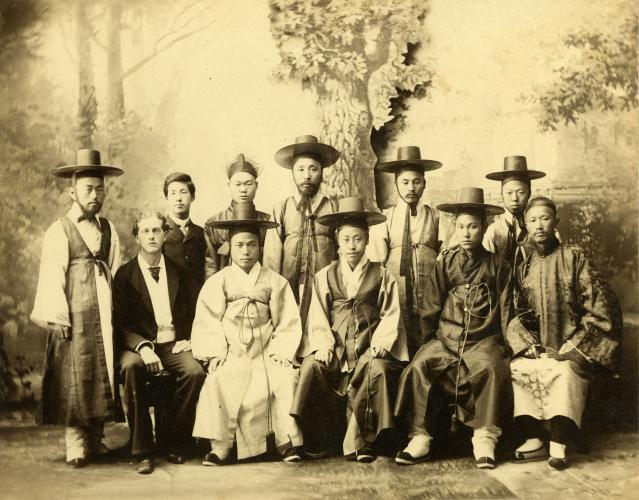
#> input picture day01/img/bobingsa.jpg, 639 x 500 px
$ python day08_b.py
#> lines starting #> are read from the running program, lines starting #| are printed output that depends on the picture
### tools/dayhelp.py
# -*- coding: utf-8 -*-
"""일차별 생성 스크립트(add_dayNN.py)가 함께 쓰는 마크업 도우미. ★는 강사가 직접 강조한 항목."""
import io, os, re, json
from PIL import Image

ROOT = os.path.dirname(os.path.dirname(os.path.abspath(__file__)))
IMG = os.path.join(ROOT, 'day01', 'img')
META = {m['k']: m for m in json.load(io.open(os.path.join(ROOT, 'tools', 'photos2_meta.json'), encoding='utf-8'))}
#> (reads tools/photos2_meta.json from the repository)
STAR = '<em class="s" aria-label="중요"></em>'
USED = []


def fx(t):
    t = t.replace('★', STAR)
    t = re.sub(r'\*\*(.+?)\*\*', r'<strong>\1</strong>', t)
    t = re.sub(r'\(\((.+?)\)\)', r'<span class="par">(\1)</span>', t)
    return t


def li(t):
    return '<li class="%s">%s</li>' % ('st' if t.startswith('★') else '', fx(t))


def pts(items):
    return '<ul class="pts">' + ''.join(li(i) for i in items) + '</ul>'


def note(t):
    return '<p class="note">%s</p>' % fx(t)


def table(head, rows):
    out = '<div class="tbwrap"><table class="tb"><thead><tr>' + ''.join('<th>%s</th>' % h for h in head) + '</tr></thead><tbody>'
    for r in rows:
        st = any('★' in c for c in r)
        out += '<tr class="%s">' % ('sti' if st else '') + ''.join('<td>%s</td>' % fx(c) for c in r) + '</tr>'
    return out + '</tbody></table></div>'


def kw(rows):
    out = '<div class="kwwrap"><table class="kw"><thead><tr><th>이 표현이 나오면</th><th>정답</th></tr></thead><tbody>'
    for k, a, st in rows:
        out += '<tr class="%s"><td class="k">%s</td><td class="a"><b>%s%s</b></td></tr>' % ('st' if st else '', fx(k), STAR if st else '', fx(a))
    return out + '</tbody></table></div>'


def card(title, body, cls='', tag=None):
    t = '<span class="tag">%s</span>' % tag if tag else ''
    return '<article class="card%s"><h3>%s%s</h3>%s</article>' % ((' ' + cls) if cls else '', fx(title), t, body)


def sec(sid, era, h2, lead, cards):
    return ('<section class="sec" id="%s"><header class="sh"><span class="era">%s</span><h2>%s</h2><p class="lead">%s</p></header>%s</section>\n'
            % (sid, era, h2, fx(lead), ''.join(cards)))


def arts(items):
    """(키, 이름, 시기, [특징]) 목록 → 사진 + 특징 목록."""
    out = ''
    for k, name, era, feats in items:
        f = os.path.join(IMG, k + '.jpg') if k else ''
        if k and os.path.exists(f):
            with Image.open(f) as im:
                w, h = im.size
            USED.append((k, name))
            ph = '<a class="aph" href="img/%s.jpg" target="_blank" rel="noopener"><img src="img/%s.jpg" alt="%s" loading="lazy" width="%d" height="%d"></a>' % (k, k, name, w, h)
        else:
            ph = '<div class="aph nop">사진 없음</div>'
        out += '<div class="art">%s<div class="abody"><h4>%s<span class="par">(%s)</span></h4>%s</div></div>' % (ph, name, era, pts(feats))
    return out

### tools/day08_b.py
# -*- coding: utf-8 -*-
"""Day-08 중간: 임오군란 · 갑신정변 · 개화기 근대 문물 · 동학 농민 운동 · 갑오·을미개혁.
강사 설명을 실제 역사와 대조해 확정했어요."""
from dayhelp import *

S = []

# ───────────────────────── 임오군란과 갑신정변 ─────────────────────────
S.append(sec('mim', '근대 ③ 임오군란과 갑신정변', '구식 군인의 반발과 급진 개화파의 정변',
 '청의 간섭이 깊어지면서 두 번의 큰 사건이 터졌어요. 사건마다 결과로 체결된 조약이 두 개씩이라 “이모는 포청천, 갑은 한텐”으로 묶어 외워요.', [
 card('임오군란 (1882)', pts([
  '**원인**: 별기군과 달리 구식 군인은 **13개월 동안 월급(쌀)을 못 받았고**, 겨와 모래가 섞인 쌀이 나오자 폭발했어요. 일본으로 곡물이 유출돼 쌀값이 오른 것도 불만이었어요. “**18빨리 월급**(1882) 사건 이모군란”.',
  '**전개**: 구식 군인과 도시 하층민이 **선혜청**(쌀을 관리하던 곳)과 **일본 공사관**을 공격했고, **흥선 대원군**이 잠시 다시 집권했어요. **명성 황후**는 피신했어요.',
  '**결과**: 민씨 정권이 **청에 파병을 요청**해 진압(청이 **대원군을 톈진으로 압송**). 이후 청의 간섭이 심화돼 **청이 마건상(내정)·묄렌도르프(외교·세관)를 고문으로 파견**하고 청군을 서울에 주둔시켰어요. (위안스카이는 청군을 이끈 인물이에요.)',
 ])),
 card('임오군란의 결과 조약', table(['조약', '내용'], [
   ['★**제물포 조약**(조선–일본, 1882.8)', '★일본 공사관 피해 **배상금(50만 원)** 지불, 사과 사절 파견, **일본 공사관 경비병 주둔** 허용 — 일본군이 조선에 처음 주둔'],
   ['★**조청 상민 수륙 무역 장정**(1882.10)', '★청의 **종주권 명시**, 청 상인의 **내지 통상 최초 허용**(양화진·한성에 상점), 청의 **치외 법권**'],
 ]) + pts([
  '“이모는 포청천(**포**제물포 · **청**조청)”으로 두 조약을 한 번에 외워요. 강화도 조약 · 조미 · 임오군란의 순서는 “강미란”이에요(조미 수호 통상 조약이 먼저, 같은 1882년 임오군란이 뒤).',
 ]), 'tbc'),
 card('온건 개화파 vs 급진 개화파', table(['구분', '온건(동도서기)', '급진(문명 개화)'], [
   ['인물', '**김홍집 · 김윤식 · 어윤중**', '**김옥균 · 박영효 · 서광범 · 홍영식 · 서재필**'],
   ['방향', '유교(동도)는 지키고 기술(서기)만 도입. **청 양무운동**이 모델. 청과 협력', '일본 **메이지 유신**이 모델. 사상·제도까지 전면 개혁. **청의 간섭에서 벗어나자**. **개화당**이라고도 불러요'],
   ['배경', '정부 관료로서 정부와 가까움', '고위 관료의 자제가 많았고 박규수·유홍기·오경석의 영향을 받음'],
 ]), 'tbc'),
 card('갑신정변 (1884)', pts([
  '“**급진 개화파가 한 발 쐈다 = 1884**”로 연도를 외워요. 청의 간섭을 벗어나려 했으나 **차관 도입에 실패**해 입지가 좁아졌고, 마침 **청프 전쟁**으로 조선 주둔 청군 일부가 빠져나가자 **일본의 지원 약속**을 믿고 정변을 계획했어요.',
  '★**우정총국 개국 축하연(1884.12)**에서 일으켜 처음엔 성공했어요. 김옥균 등은 **14개조 혁신 정강**을 발표했어요.',
  '★혁신 정강의 주요 내용: **청에 볼모로 간 대원군 환국과 조공 폐지**, **문벌 폐지·인민 평등권 제정**, **지조법 개혁**, **혜상공국(보부상 관리 기구) 혁파**, 재정을 **호조**로 통일, **순사(경찰)** 설치 등.',
  '★그러나 **청군이 개입**하고 **일본이 지원 약속을 어기고 철수**해 **3일 만에 실패**(**3일 천하**). 주동자 일부는 일본으로 망명했어요.',
  '한계: **일본에 의존**했고 **토지 개혁 등 농민의 요구**가 빠져 **민중의 지지를 받지 못했어요**. 그러나 신분제 폐지와 평등을 내세운 점은 큰 의미가 있어요.',
  '“**위로부터의 개혁**”이에요(아래로부터의 개혁은 동학 농민 운동).',
 ])),
 card('갑신정변의 결과 조약 · 이어진 사건', table(['사건·조약', '내용'], [
   ['★**한성 조약**(조선–일본, 1884.11~)', '★일본에 **배상금**과 **공사관 신축비**를 조선이 부담'],
   ['★**톈진 조약**(청–일본, 1885.4)', '★청·일 양국이 **조선에서 동시 철수**, 앞으로 **파병하면 서로 알림(사전 통지)**. 일본 대표 **이토 히로부미**, 청 대표 **이홍장**. 이 조항이 **10년 뒤 동학 농민 운동** 때 청·일 동시 파병의 근거가 돼요'],
   ['**거문도 사건**(1885~87)', '청의 간섭이 심하자 조선이 러시아와 가까워지자 **러시아를 견제하려는 영국**이 거문도를 불법 점령(“**바로 점령했다 1885**”). 청의 중재로 **1887년 철수**'],
   ['**조선 중립화론**', '이 무렵 **유길준**(조선 중립론)과 독일 부영사 **부들러**가 조선의 영세 중립화를 주장. 실현되지 않았어요'],
 ]) + pts([
  '“갑신정변 → 갑한텐”, “거문도 점령은 갑신정변 직후(85)”로 시기를 외워요.',
 ]), 'tbc'),
 card('사진', arts([
  ('bobingsa', '보빙사 일행(1883)', '조미 수호 통상 조약의 답례', ['**민영익·홍영식·서광범·유길준** 등이 미국을 방문했어요. 이 중 **유길준**은 최초의 미국 유학생이에요.']),
 ])),
]))
#> in arts, im is the input picture: PIL image 639x500 RGB; mean R, G, B 160.7, 144.6, 103.5

# ───────────────────────── 개화기의 근대 문물 ─────────────────────────
S.append(sec('mnear', '근대 ④ 개화기의 근대 시설과 교육', '1883년의 시설들 · 신문 · 병원 · 학교 · 전신',
 '웬만한 근대 시설은 1883년에 몰려 있어요. 사건 사이의 연도를 구분해야 시기순 배열 문제에서 안 헷갈려요.', [
 card('1883년 — “빙순동원”', table(['글자', '내용'], [
   ['**빙**', '**보빙사** 파견(미국)'],
   ['**순**', '**한성순보** 창간: **박문국**에서 발행한 **최초의 근대 신문**이자 관보. 10일에 한 번(순) 발행, **순한문**'],
   ['**동**', '**동문학**: 통역관을 기르는 외국어 학교'],
   ['**원**', '**원산 학사**: **최초의 근대적 학교**(민간이 세움, 덕원 부사와 주민 협력)'],
 ]) + pts([
  '그 밖에 1883년: **기기창**(무기 제조), **전환국**(화폐 발행), **상회사** 설립, **조일 통상 장정**. “난(임오군란 1882)과 변(갑신정변 1884) 사이 = 1883”.',
  '**우정총국**(우편, **1884**)은 갑신정변이 터진 장소라 1883이 아니라 1884예요.',
 ]), 'tbc'),
 card('1885~1887', table(['연도', '내용'], [
   ['1885', '★**광혜원**: **최초의 근대식 병원**(알렌). 갑신정변 때 크게 다친 **민영익**을 알렌이 치료한 것이 계기. 곧 **제중원**으로 이름이 바뀜'],
   ['1885', '**배재 학당**(아펜젤러), 서울–인천 **전신** 개통'],
   ['1886', '★**육영공원**: **최초의 관립(국립) 근대 교육 기관**. 헐버트·길모어·벙커(“헐길벙”)가 가르쳤고 **고위 관리의 자제**가 다님. **이화 학당**(스크랜턴, 최초의 여성 학교)'],
   ['1886', '★**한성주보**: **최초로 상업 광고**를 실은 신문. 한성순보와 달리 **국한문 혼용**, 일주일에 한 번(주)'],
   ['1887', '**경복궁에 최초로 전등**이 켜짐'],
 ]) + pts([
  '**헐버트**: 육영공원 교사, 한글로 쓴 세계 지리서 **《사민필지》**(1889). 훗날 **헤이그 특사**를 도운 선교사예요.',
  '교육 기관 순서: 원산 학사(1883, 최초의 근대 학교) → 배재 학당(1885) → **육영공원**(1886, 최초의 관립)·이화 학당(1886).',
 ]), 'tbc'),
 card('1890년대의 민족계 은행·회사', pts([
  '**조선은행(1896) · 한성은행(1897) · 대한천일은행(1899)** — 민족계 은행. 이름만 알아도 돼요. 한국 상인의 힘을 키우려는 시도였지만 **화폐 정리 사업**(메가타) 때 큰 타격을 받았어요.',
  '**한성 전기 회사**(1898)가 **전차**(1899)를 운영했어요. (뒤의 철도 연도와 함께 외워요)',
 ])),
 card('사진', arts([
  ('baejae', '서울 배재 학당 동관', '1885 · 아펜젤러', ['최초의 근대적 사립 학교 중 하나예요. 개신교 선교사들이 세운 학교의 대표예요.']),
 ])),
]))
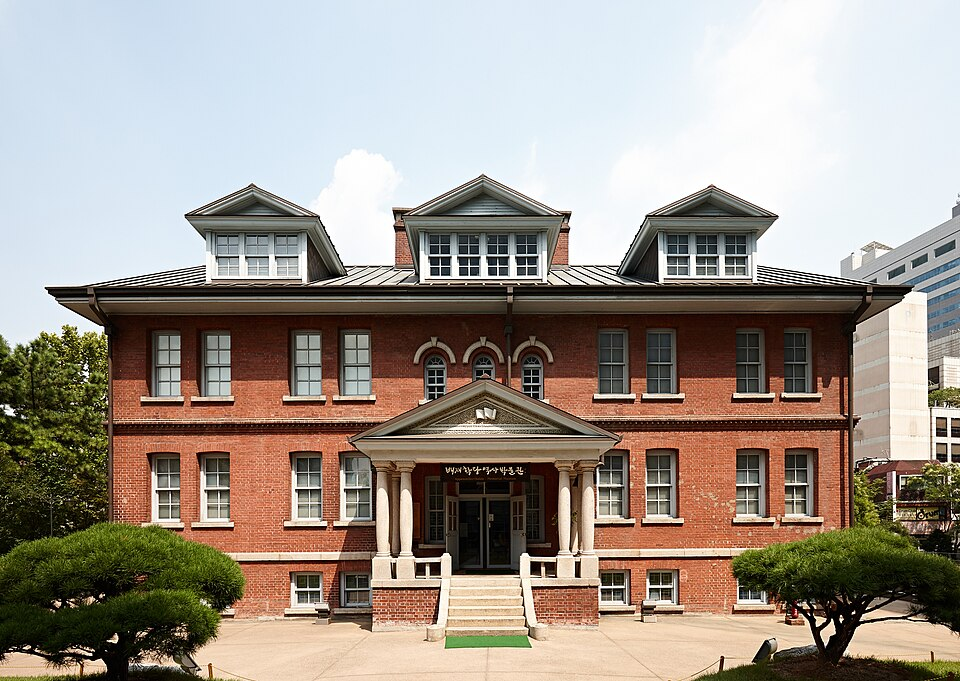
#> input picture day01/img/baejae.jpg, 960 x 681 px
#> in arts, im is the input picture: PIL image 960x681 RGB; mean R, G, B 159, 149.4, 139.7

# ───────────────────────── 동학 농민 운동 ─────────────────────────
S.append(sec('mdong', '근대 ⑤ 동학 농민 운동', '1894 — 반봉건 · 반외세의 농민 봉기',
 '개항 뒤 곡물이 일본으로 빠져나가 쌀값이 오르고, 외세의 침탈과 탐관오리의 수탈이 겹치자 농민이 일어났어요. 사건 순서가 길어서 코드가 필요해요.', [
 card('동학의 흐름', pts([
  '**동학**은 **최제우**가 1860년에 창시(**인내천 · 시천주**)했어요. 혹세무민의 죄로 1864년에 처형됐고, **2대 교주 최시형**이 **포접제**로 조직을 정비하고 경전 **《동경대전》**과 가사집 **《용담유사》**를 정리했어요. **3대 교주는 손병희**(후에 천도교)예요.',
  '**교조 신원 운동**(최제우의 억울함을 풀어 달라): **1892 삼례 집회**(전북) → **1893 서울 광화문 복합 상소** → **1893 보은 집회**(충북, “척왜양창의”)로 이어졌어요.',
 ])),
 card('코드 — “삼보고백 토룡전복 논공직일세”', table(['글자', '사건 (순서대로)', '내용'], [
   ['삼', '삼례 집회(1892)', '교조 신원 운동의 시작'],
   ['보', '보은 집회(1893)', '교조 신원 + 척왜양창의. 여기까지는 “집회”'],
   ['고', '★**고부 봉기**(1894.1)', '★**고부 군수 조병갑**이 **만석보**를 쌓고 물세를 거두는 등 수탈 → **전봉준**이 **사발통문**으로 모아 봉기. 정부가 안핵사 **이용태**를 보냈는데 오히려 농민을 탄압'],
   ['백', '★**백산 봉기**(무장 기포 → 백산, 1894.3)', '★**1차 봉기**. 4대 강령과 “**보국안민·제폭구민**”의 구호를 내걸었어요. 반봉건의 성격이 강해요'],
   ['토', '황토현 전투(1894.4)', '농민군 승리'],
   ['룡', '황룡촌(장성) 전투', '농민군 승리'],
   ['전', '전주성 점령', '곧이어 정부가 **청에 군대를 요청**하고 일본군도 **톈진 조약**에 따라 파병'],
   ['복', '(전주 화약 · 일본의) **경복궁 점령**', '청·일 군대가 들어오자 농민군이 **전주 화약**(1894.5)을 맺고 해산. 정부는 **교정청**(자주 개혁 기구)을 설치하기로 하고, 농민군은 **집강소**를 두어 **폐정 개혁**을 실천. 일본이 철수하지 않고 **경복궁을 점령**(7월)해 **청일 전쟁**이 시작'],
   ['논', '★**논산 집결**', '★**남접(전봉준)과 북접(손병희)**이 논산에서 합세한 **2차 봉기**(반외세의 성격)'],
   ['공', '★**공주 우금치 전투**(1894.11)', '★일본군과 관군의 신식 무기에 크게 패배. 전봉준은 순창에서 체포돼 처형'],
 ]) + pts([
  '코드 풀이: “세 발짝(**삼보**)을 걸으며 고백(**고백**)했더니, 땅에서 용(**토룡**)이 전복(**전복**)을 물고 나와 논(**논**)에서 공(**공**)치기를 한다(**직일세**)”. 이 한 줄로 동학 농민 운동의 사건과 순서가 모두 해결돼요.',
  '**전주 화약** 때 농민군이 요구한 폐정 개혁안에는 **노비 문서 소각, 과부 재가 허용, 무명 잡세 폐지, 탐관오리 처벌, 토지의 평균 분작** 등이 있었어요. 이것이 갑오개혁의 신분제 폐지 등에 일부 반영된 것으로 평가해요.',
  '**안핵사**는 두 번 기억해요: **박규수**(1862 임술 농민 봉기, 삼정이정청 설치)와 **이용태**(1894 고부 봉기, 농민 탄압).',
  '동학 농민 운동은 **반봉건·반외세**의 성격을 모두 갖는데, **1차는 반봉건**이 강하고 **2차는 반외세**가 강해요. 이 운동의 기록물은 유네스코 세계 기록 유산이에요.',
 ]), 'tbc'),
 card('“만”자 트리오와 이어지는 사건', pts([
  '**만석보**(고부 농민 봉기의 원인), **만부교**(태조 왕건의 거란 사신 낙타 사건), **만동묘**(숙종, 명 만력제 제사 → 흥선 대원군이 철폐)처럼 “만”으로 시작하는 낱말을 한꺼번에 알아 둬요.',
  '**청일 전쟁(1894~95) → 시모노세키 조약(1895)**: 청이 조선의 자주 독립을 인정하고, **랴오둥 반도·타이완**을 일본에 넘기고 배상금을 지불하기로 함 → 러시아가 프랑스·독일과 함께 **삼국 간섭**(“러프독”)으로 랴오둥 반환 요구 → 일본 위축 → 조선이 **친러**로 기움 → 일본의 **을미사변**으로 이어져요.',
 ])),
 card('사진', arts([
  ('jeonbongjun', '압송되는 전봉준(1895)', '동학 농민 운동', ['**전봉준**(별명 **녹두 장군**)은 우금치 패배 뒤 순창에서 체포돼 서울로 압송됐고 1895년에 처형됐어요.']),
 ])),
]))
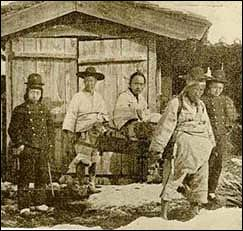
#> input picture day01/img/jeonbongjun.jpg, 243 x 231 px
#> in arts, im is the input picture: PIL image 243x231 RGB; mean R, G, B 133.8, 120.1, 87

# ───────────────────────── 갑오 · 을미개혁 ─────────────────────────
S.append(sec('mgap', '근대 ⑥ 갑오개혁과 을미개혁', '1차 갑오 · 2차 갑오 · 을미 — 그리고 을미사변과 아관파천',
 '1894년에 청일 전쟁과 동학 농민 운동이 겹치는 가운데 개혁이 시작됐어요. 총괄 기구와 개혁 내용이 개혁마다 달라서 비교해서 알아야 해요.', [
 card('1차 갑오개혁 (1894.7)', pts([
  '**김홍집 내각**이 주도했고 **군국기무처**(개혁 총괄 기구)를 두었어요. ★**군국기무처는 1차 개혁 때만** 있었으니, 이 이름이 나오면 곧바로 1차 갑오개혁이에요.',
  '**정치**: **개국 기년** 사용(청 연호 폐지), **왕실 사무와 국정 분리**(궁내부 설치), 의정부와 6조 → **의정부와 8아문**, **경무청**(경찰) 설치.',
  '**경제**: **재정은 탁지아문**으로 일원화, **조세 금납화**(모두 돈으로), **은 본위 화폐 제도**, **도량형 통일**. (나중에 메가타의 화폐 정리 사업 때 금 본위로 바뀌어요: “갑오는 **은**, 메가타는 **금**”)',
  '★**사회**: **과거제 폐지**(고려 광종 때 시작해 약 900년 이어진 제도예요. **선거 조례**·전고국조례로 관리를 뽑음), **신분제 폐지**(양반과 상민의 차별 철폐), **공사 노비제 혁파**(노비 해방), **연좌제 폐지**, **고문 폐지**, **조혼 금지**, **과부 재가 허용** — 웬만한 악습이 이때 폐지돼요.',
  '“과거제는 반드시 알아야 한다”고 했어요. 광종 때 시작해 1894년 1차 갑오개혁에서 폐지됐다는 점이 포인트예요.',
 ])),
 card('2차 갑오개혁 (1894.12~1895)', pts([
  '**김홍집·박영효 연립 내각**(친일 성향의 박영효가 가담). 일본 공사 **이노우에**의 간섭이 강했어요. **군국기무처 폐지**.',
  '★**홍범 14조**(1895.1): **고종이 종묘에서** 선서한 개혁 기본 강령(일종의 헌법). “**홍**이장군 → **2차** 갑오개혁”. 청에 의존하지 않는 독립 등을 규정.',
  '**의정부 → 내각**, **8아문 → 7부**(“2×7 = 14”), **8도 → 23부**(2차니까 23), **지방관의 권한 축소**(군사권과 **사법권**을 떼어 **재판소** 설치 — 재판소구성법), **훈련대·시위대** 설치.',
  '★**교육 입국 조서**(1895.2): 교육으로 나라를 세운다는 선언 → **한성 사범학교**(1895), 소학교 설립. “교육 입국 조서 = 2차 갑오개혁”.',
 ])),
 card('을미개혁 (1895.8~, 3차 개혁) 과 을미사변', pts([
  '**삼국 간섭**으로 일본이 러시아에게 눌리는 모습을 본 조선이 **친러**로 기울자, 일본이 **을미사변**(1895.8)을 일으켰어요. **명성 황후를 시해**한 사건으로 장소는 **경복궁 건청궁**이에요(일본 공사 미우라가 주도).',
  '그 뒤 김홍집 내각이 **을미개혁**을 진행했어요.',
  '★코드 — “**을미**의 **찐친 양이**는 **위생적**이야”: **친위대(중앙군)·진위대(지방군)** 설치(찐친 → 진·친), **태양력** 채택과 **건양** 연호(양), **단발령**과 **종두법**(위생).',
  '**건양** 연호는 한국사에서 “건”이 들어간 연호 세 개 중 하나예요: 신라 법흥왕의 **건원**, 발해 선왕의 **건흥**, 을미개혁의 **건양**.',
  '**을미의병**: 명성 황후 시해와 **단발령**에 반발해 일어났어요. “을미의병의 이유는 단발령이야”, 대표 의병장은 **이소응·유인석**.',
 ])),
 card('아관 파천(1896)', pts([
  '명성 황후가 시해된 것을 본 **고종**이 신변의 위협을 느껴 **러시아 공사관으로 피신**한 사건이에요(**1896.2**). “아관”은 러시아 공사관을 줄인 말이에요.',
  '이 일로 **김홍집 내각이 붕괴**하고(김홍집은 피살), **단발령이 철회**되며 의병 해산 권고가 내려졌어요. 러시아의 간섭과 서구 열강의 **이권 침탈**이 크게 늘었어요.',
  '**1896년 8월**에 **지방 제도를 23부에서 13도로** 다시 고쳤어요. 훗날 정미의병이 **13도 창의군**을 만든 이유가 이것이에요.',
 ])),
 card('이름이 비슷한 개혁안 구분', kw([
  ('군국기무처 · 과거제 폐지 · 신분제 폐지 · 은 본위제', '1차 갑오개혁', True),
  ('홍범 14조 · 교육 입국 조서 · 23부 · 내각 7부 · 한성 사범학교', '2차 갑오개혁', True),
  ('단발령 · 태양력 · 건양 · 종두법 · 친위대와 진위대', '을미개혁', True),
  ('헌의 6조', '독립 협회(관민 공동회, 1898)', False),
 ])),
]))
